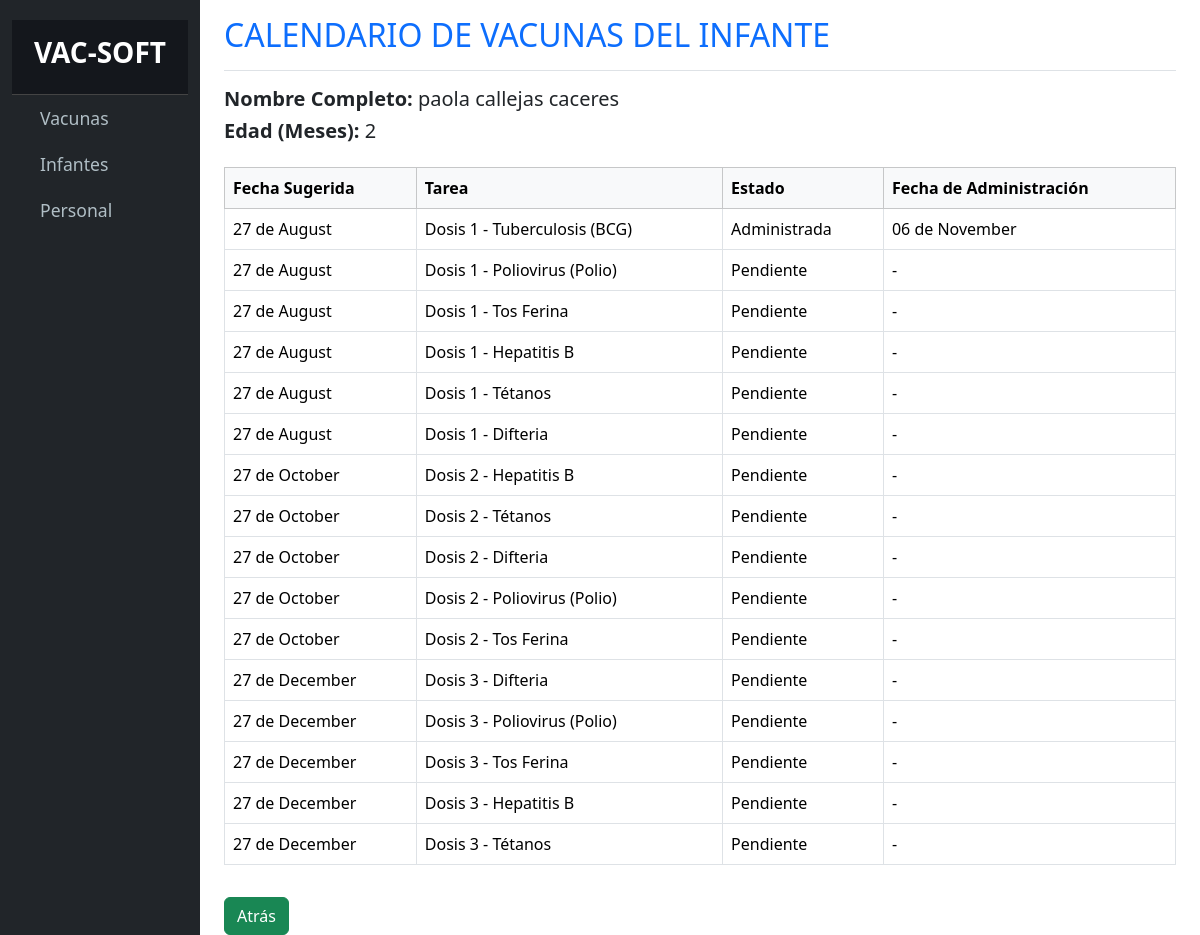
The app's page /calendario_infante.php?id=3, older data.
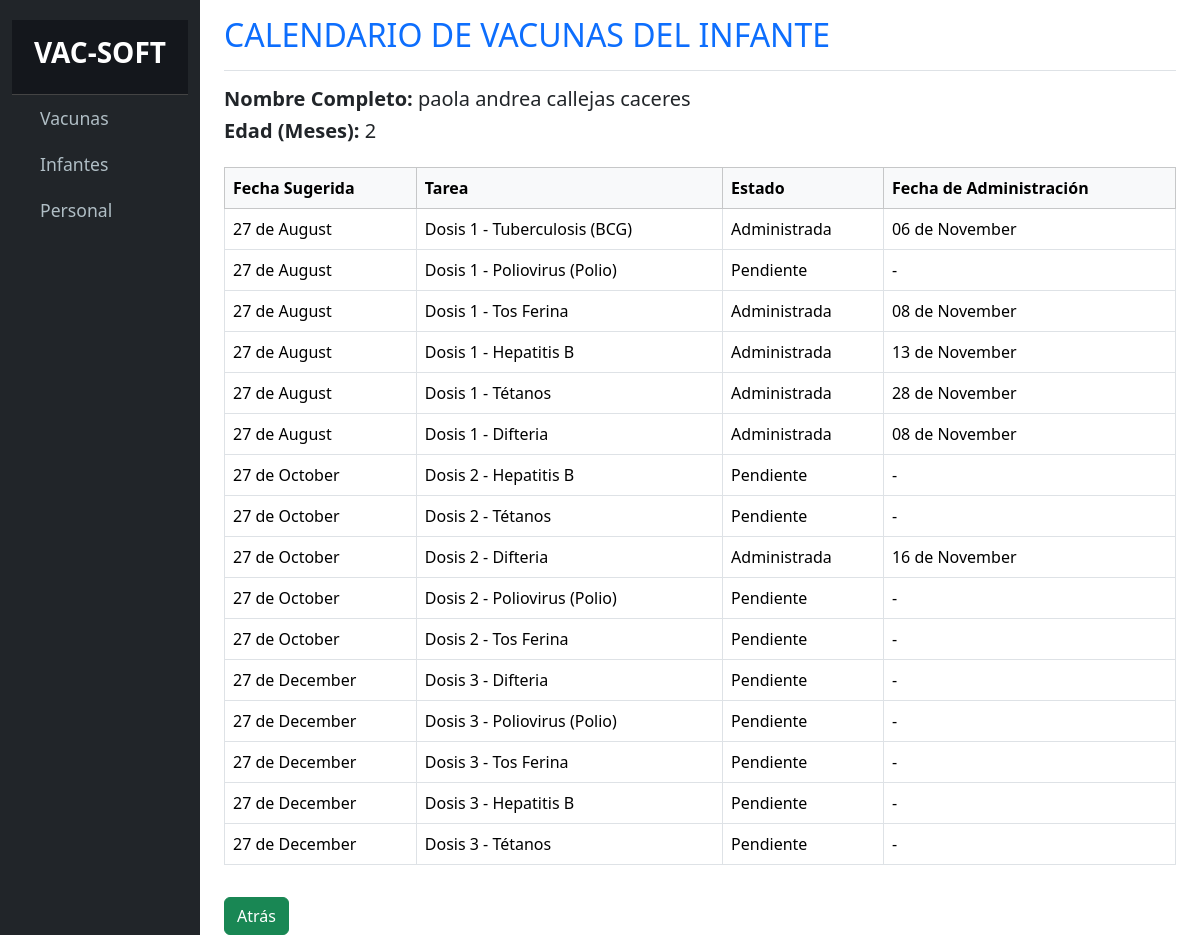
The same page, newer data.
### tables this page shows
CREATE TABLE `vacuna_tipo` (
  `id` bigint(20) NOT NULL,
  `tipo` varchar(255) NOT NULL,
  `dosis_requeridas` int(11) NOT NULL
);

### calendario_infante.php (the view, shortened to what this page needs)
<?php
include_once 'conexion.php';
$id_infante = $_GET['id'] ?? null;
$query_infante = "SELECT nombre, apellido_paterno, apellido_materno, fecha_nacimiento FROM niños WHERE id = ?";
$stmt = $conn->prepare($query_infante);
$stmt->bind_param("i", $id_infante);
$stmt->execute();
$result_infante = $stmt->get_result();
$infante = $result_infante->fetch_assoc();
function calcularEdadEnMeses($fechaNacimiento)
{
    $fechaActual = new DateTime();
    $fechaNac = new DateTime($fechaNacimiento);
    $diferencia = $fechaActual->diff($fechaNac);
    return ($diferencia->y * 12) + $diferencia->m;
}
$edad_meses = calcularEdadEnMeses($infante['fecha_nacimiento']);
$query_calendario = "
    SELECT
        vacuna_tipo.id AS tipo_id,
        vacuna_tipo.tipo AS vacuna,
        calendario.numero_dosis,
        vacunaciones.fecha_administracion,
        DATE_ADD(?, INTERVAL ((calendario.numero_dosis - 1) * 2) MONTH) AS fecha_sugerida,
        IF(vacunaciones.fecha_administracion IS NULL, 'Pendiente', 'Administrada') AS estado
    FROM vacuna_tipo
    JOIN (SELECT 1 AS numero_dosis UNION SELECT 2 UNION SELECT 3 UNION SELECT 4) AS calendario
        ON calendario.numero_dosis <= vacuna_tipo.dosis_requeridas
    LEFT JOIN vacunaciones
        ON vacuna_tipo.id = vacunaciones.tipo_id
        AND vacunaciones.id_nino = ?
        AND vacunaciones.numero_dosis = calendario.numero_dosis
    ORDER BY fecha_sugerida ASC";
$stmt_calendario = $conn->prepare($query_calendario);
$stmt_calendario->bind_param("si", $infante['fecha_nacimiento'], $id_infante);
$stmt_calendario->execute();
$result_calendario = $stmt_calendario->get_result();
?>
<!DOCTYPE html>
<html lang="es">
<head>
    <link rel="stylesheet" href="css/bootstrap.min.css">
    <link rel="stylesheet" href="css/styles.css">
</head>
<body>
    <div class="container-fluid">
        <div class="row">
            <nav id="sidebar" class="col-md-3 col-lg-2 d-md-block sidebar bg-dark">
                <div class="position-sticky">
                    <div class="sidebar-header p-3 text-center">
                        <h3 class="text-white"><strong>VAC-SOFT</strong></h3>
                    </div>
                    <ul class="nav flex-column">
                        <li class="nav-item">
                            <a class="nav-link" href="index.php">
                                <i class="bi bi-arrow-right-circle me-2"></i> Vacunas
                            </a>
                        </li>
                        <li class="nav-item">
                            <a class="nav-link" href="infantes.php">
                                <i class="bi bi-people me-2"></i> Infantes
                            </a>
                        </li>
                        <li class="nav-item">
                            <a class="nav-link" href="personal.php">
                                <i class="bi bi-person-badge me-2"></i> Personal
                            </a>
                        </li>
                    </ul>
                </div>
            </nav>
            <main class="col-md-9 ms-sm-auto col-lg-10 px-md-4">
                <div class="d-flex justify-content-between flex-wrap flex-md-nowrap align-items-center pt-3 pb-2 mb-3 border-bottom">
                    <h1 class="h2 text-primary">CALENDARIO DE VACUNAS DEL INFANTE</h1>
                </div>
                <div class="mb-4">
                    <h5><strong>Nombre Completo:</strong> <?php echo $infante['nombre'] . ' ' . $infante['apellido_paterno'] . ' ' . $infante['apellido_materno']; ?></h5>
                    <h5><strong>Edad (Meses):</strong> <?php echo $edad_meses; ?></h5>
                </div>
                <div class="table-responsive">
                    <table class="table table-bordered">
                        <thead class="table-light">
                            <tr>
                                <th>Fecha Sugerida</th>
                                <th>Tarea</th>
                                <th>Estado</th>
                                <th>Fecha de Administración</th>
                            </tr>
                        </thead>
                        <tbody>
                            <?php while ($row = $result_calendario->fetch_assoc()) : ?>
                                <tr>
                                    <td><?php echo strftime("%d de %B", strtotime($row['fecha_sugerida'])); ?></td>
                                    <td><?php echo 'Dosis ' . $row['numero_dosis'] . ' - ' . $row['vacuna']; ?></td>
                                    <td><?php echo $row['estado']; ?></td>
                                    <td><?php echo $row['fecha_administracion'] ? strftime("%d de %B", strtotime($row['fecha_administracion'])) : '-'; ?></td>
                                </tr>
                            <?php endwhile; ?>
                        </tbody>
                    </table>
                </div>
                <div class="mt-3">
                    <a href="informacion_infante.php?id=<?php echo $id_infante; ?>" class="btn btn-success">Atrás</a>
                </div>
            </main>
        </div>
    </div>
</body>
</html>

Row changes from the older to the newer data that the page shows:
changed niños "callejas": nombre "paola" → "paola andrea"
shown differently, row unchanged: vacuna_tipo "Tos Ferina": estado "Pendiente" → "Administrada"; fecha_administracion (not shown) → "08 de November"; no longer shows "-"
shown differently, row unchanged: vacuna_tipo "Hepatitis B": estado "Pendiente" → "Administrada"; fecha_administracion (not shown) → "13 de November"; no longer shows "-"
shown differently, row unchanged: vacuna_tipo "Tétanos": estado "Pendiente" → "Administrada"; fecha_administracion (not shown) → "28 de November"; no longer shows "-"
shown differently, row unchanged: vacuna_tipo "Difteria": estado "Pendiente" → "Administrada"; fecha_administracion (not shown) → "08 de November"; fecha_administracion (not shown) → "16 de November"; no longer shows "- -"
